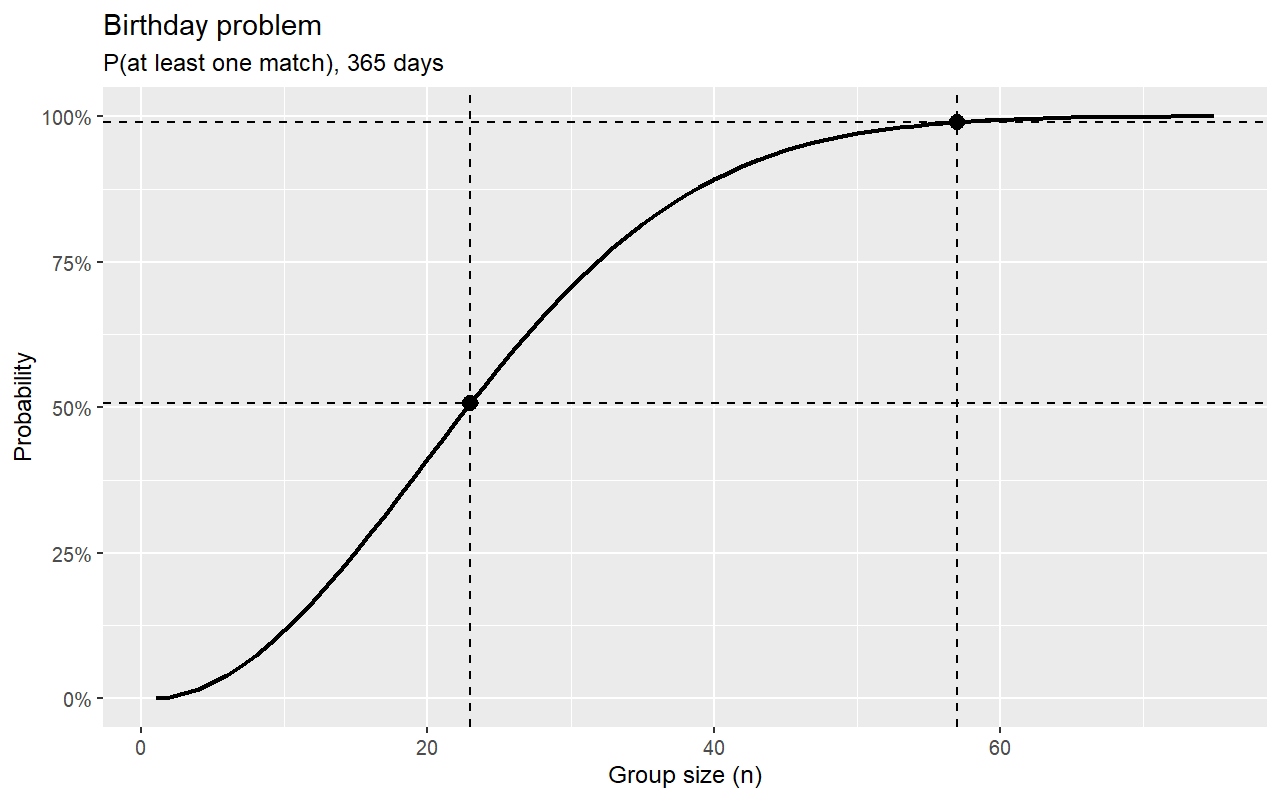

Write the R code that produced this figure.
library(ggplot2); library(scales)

N <- 75; days <- 365; targets <- c(.50, .99)

k    <- 0:(N-1)
p_no <- exp(cumsum(log1p(-k/days)))          # stable log-space
df   <- data.frame(n = 1:N, prob = 1 - p_no)

idx  <- sapply(targets, function(t) which(df$prob >= t)[1])
hits <- data.frame(target = targets, n = idx, prob = df$prob[idx])

p <- ggplot(df, aes(n, prob)) +
  geom_line(linewidth = 1) +
  geom_vline(data = hits, aes(xintercept = n), linetype = 2) +
  geom_hline(data = hits, aes(yintercept = prob), linetype = 2) +
  geom_point(data = hits, aes(n, prob), size = 3) +
  scale_y_continuous(labels = label_percent(1), limits = c(0, 1)) +
  labs(title = "Birthday problem",
       subtitle = paste("P(at least one match),", days, "days"),
       x = "Group size (n)", y = "Probability")

if (interactive()) print(p) else {
  ggsave("birthday.png", p, width = 8, height = 5, dpi = 160)
  write.csv(df, "birthday_results.csv", row.names = FALSE)
}

